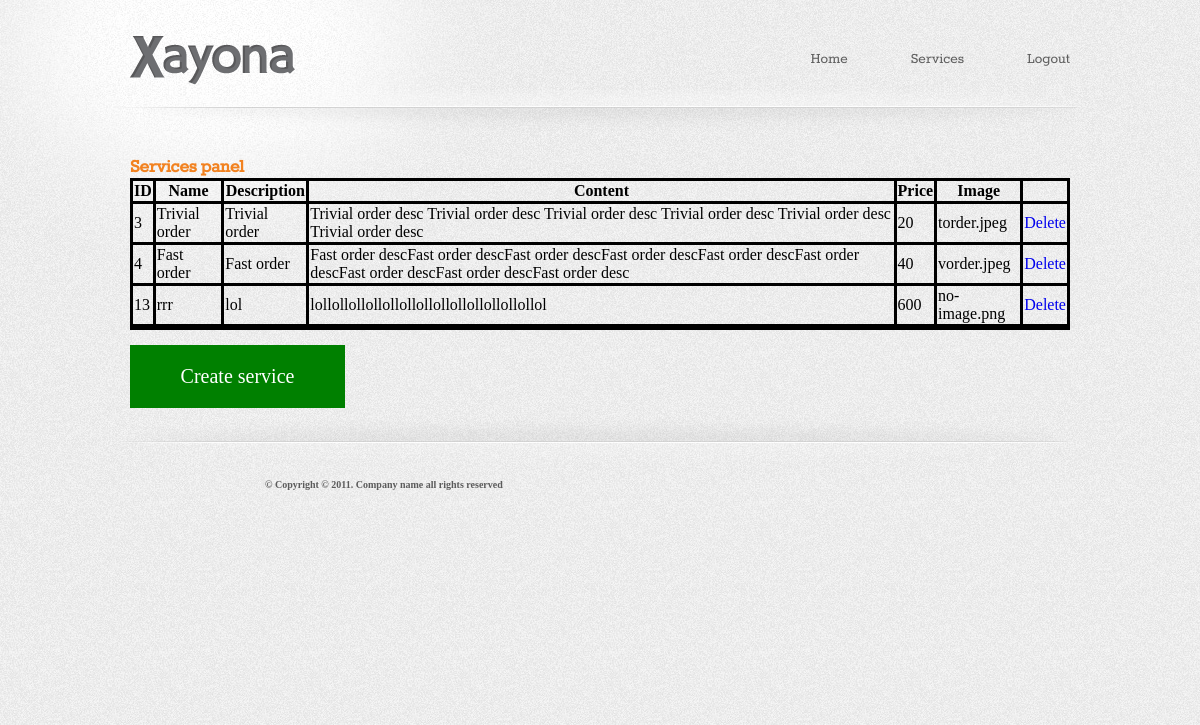
Page /admin/services (signed in) on the committed database.
### tables this page shows
CREATE TABLE `service` (
  `id` int(10) UNSIGNED NOT NULL,
  `description` varchar(200) NOT NULL,
  `content` text NOT NULL,
  `price` decimal(10,0) UNSIGNED NOT NULL,
  `img` varchar(200) NOT NULL DEFAULT 'no-image.png',
  `name` varchar(50) NOT NULL
);

### admin/controller/RenderTemplate.php (called while the page is built, shortened)
<?php
abstract class RenderTemplate
{
    public function render($path, $args1 = [], $args2 = [])
    {
        extract($args1);
        require_once $path;
        $html = ob_get_clean();
        return $html;
    }
}

### admin/controller/Controller.php (called while the page is built, shortened)
<?php
class Controller extends RenderTemplate
{
    private $model;
    function __construct() {
        $this->model = new Model();
    }
    public function services()
    {
        $services = $this->model->get_services();
        $html = $this->render('view/services.php', $services);
        return $html;
    }
}

### admin/route/routing.php (called while the page is built)
<?php
$host = explode('?', $_SERVER['REQUEST_URI'])[0];
$num = substr_count($host, '/');
$uri = explode('/', $host)[$num];
if ($uri === '' || $uri === 'index.php') {
    $controller = new Controller();
    $response = $controller->adminHome();
    return $response;
} if ($uri === 'logout') {
    $controller = new Controller();
    $response = $controller->logout();
} if ($uri === 'services') {
    $controller = new Controller;
    $response = $controller->services();
    return $response;
} if ($uri === 'service-create') {
    $controller = new Controller;
    $response = $controller->serviceCreate();
    return $response;
} if ($uri === 'service-delete') {
    $controller = new Controller;
    $serviceId = $_GET['id'];
    $response = $controller->serviceDelete($serviceId);
} else {
    echo '404';die;
}

### admin/model/Service.php (called while the page is built, shortened)
<?php
class Service {
    function __construct($id, $name, $description, $content, $img, $price) {
        $this->id = $id;
        $this->name = $name;
        $this->description = $description;
        $this->content = $content;
        $this->img = $img;
        $this->price = $price;
    }
}

### inc/DB.php (called while the page is built, shortened)
<?php
class DB
{
    public $link;
    private function connect()
    {
        $config = require_once __dir__ . '/../conf/db_conf.php';
        $dsn = 'mysql:host=' . $config['host'] . ';dbname=' . $config['db_name'] . ';charset=' . $config['charset'];
        try {
            $this->link = new PDO($dsn, $config['user'], $config['pass']);
        } catch (Exception $exc) {
            echo $exc->getMessage();
            die();
        }
    }
    private function queryPrepare($query, $id =null)
    {
        $result = $this->link->prepare($query);
        $result_exe = isset($id) ? $result->execute([$id]) : $result->execute();
        $result->setFetchMode(PDO::FETCH_ASSOC);
        return $result;
    }
    public function getAll($query)
    {
        $result = $this->queryPrepare($query);
        $response = $result->fetchAll();
        return $response;
    }
}

### conf/db_conf.php (called while the page is built)
<?php
return [
    'host' => '127.0.0.1',
    'db_name' => 'taxi-jptvr15',
    'user' => 'root',
    'pass' => '',
    'charset' => 'utf8'
];

### admin/model/Model.php (called while the page is built, shortened)
<?php
class Model
{
    public $db;
    function __construct() {
        $this->db = new DB();
    }
    public function get_services()
    {
        $query = 'SELECT * FROM service ORDER BY id';
        $rows = $this->db->getAll($query);
        $services_arr = [];
        foreach ($rows as $row) {
            $service = new Service($row["id"], $row["name"], $row["description"], $row["content"], $row["img"], $row["price"]);
            $services_arr[] = $service;
        }
        return $services_arr;
    }
}

### admin/view/services.php (the view, shortened to what this page needs)
<div class="admin-h3">
    <h3>Services panel</h3>
</div>
<div class="featured clearfix">
    <table class="service-table clearfix">
        <tr>
            <th>ID</th>
            <th>Name</th>
            <th>Description</th>
            <th>Content</th>
            <th>Price</th>
            <th>Image</th>
        </tr>
        <?php foreach ($args1 as $service): ?>
        <tr>
            <td><?= $service->id ?></td>
            <td><?= $service->name ?></td>
            <td><?= $service->description ?></td>
            <td><?= $service->content ?></td>
            <td><?= $service->price ?></td>
            <td><?= $service->img ?></td>
            <td><a href="service-delete?id=<?= $service->id ?>">Delete</a></td>
        </tr>
        <?php endforeach; ?>
    </table>
    <a class="create-btn clearfix" href="service-create">Create service</a>
</div>
<?php
$content = ob_get_clean();
require_once 'view/templates/layout.php';

### admin/view/templates/layout.php (shortened to what this page needs)
<!DOCTYPE html>
<html>
    <head>
        <link rel="stylesheet" href="public/css/style.css" type="text/css" />
    </head>
    <body>
        <div class="page">
            <div class="header">
                    <a href="index.html" id="logo"><img src="public/images/logo.gif" alt=""/></a>
                    <ul>
                        <li><a href="<?= $_SERVER['PHP_SELF'] ?>">Home</a></li>
                            <li><a href="services">Services</a></li>
                            <li><a href="logout">Logout</a></li>
                    </ul>
            </div>
            <div class="body">
                <?php echo $content; ?>
            </div>
            <div class="footer">
                    <p>&#169; Copyright &#169; 2011. Company name all rights reserved</p>
            </div>
        </div>
    </body>
</html>

### admin/index.php (shortened to what this page needs)
<?php
require_once __DIR__ . '/../inc/DB.php';
require_once 'model/Service.php';
require_once 'model/Model.php';
require_once 'controller/RenderTemplate.php';
require_once 'controller/Controller.php';
require_once 'route/routing.php';
echo $response;

### admin/public/css/style.css (style rules this page uses)
body { margin:0; background:url(../images/bg-body.jpg); }
a { text-decoration: none; }
.page { background:url(../images/bg-header.jpg) no-repeat center top; }
.header { background:url(../images/bg-navigation.jpg) no-repeat center 90px; width:940px; margin:0 auto; height:105px; padding:36px 10px 0; }
.header a#logo { display:block; float:left; outline:none; }
.header a#logo img { border:0; }
.header ul { margin:0; list-style:none; padding:13px 0 0; float:right; }
.header ul li { float:left; margin:0 0 0 63px; }
.header ul li a { font-size:16px; text-decoration:none; color:#5e5e5e; font-family: 'RokkittRegular'; outline:none; }
.body { width:940px; margin:0 auto; padding:0 10px; }
.body h3 { font-family: 'RokkittRegular'; font-size:16px; font-weight:bold; color:#636363; margin:15px 0 0; line-height:21px; }
.footer { width:940px; background:url(../images/bg-footer.jpg) no-repeat center top; padding:65px 10px 207px; margin:0 auto; overflow:hidden; }
.footer p { color:#5b5b5b; font-size:10px; font-family: Trebuchet MS; font-weight:bold; float:left; margin:6px 0 0 135px; }
.create-btn, .create-input { display: block; width: 175px; padding: 20px 20px; text-align: center; font-size: 20px; color: white; background: green; margin-top: 15px; }
.clearfix:after { content: " "; visibility: hidden; display: block; height: 0; clear: both; }
.admin-h3 h3 { font-size:20px; font-weight:bold; font-family: 'RokkittRegular'; color:#f28220; line-height:22px; }
.service-table, .service-table th, .service-table td { border: 3px solid black; border-collapse: collapse; }

### rows in the picture
service: id "3", name "Trivial order", description "Trivial order", content "Trivial order desc Trivial order desc Trivial order desc Trivial order desc Trivial order desc Trivial order desc", price "20", img "torder.jpeg"
service: id "4", name "Fast order", description "Fast order", content "Fast order descFast order descFast order descFast order descFast order descFast order descFast order descFast order descFast order desc", price "40", img "vorder.jpeg"
service: id "13", name "rrr", description "lol", content "lollollollollollollollollollollollollollol", price "600", img "no-image.png"
